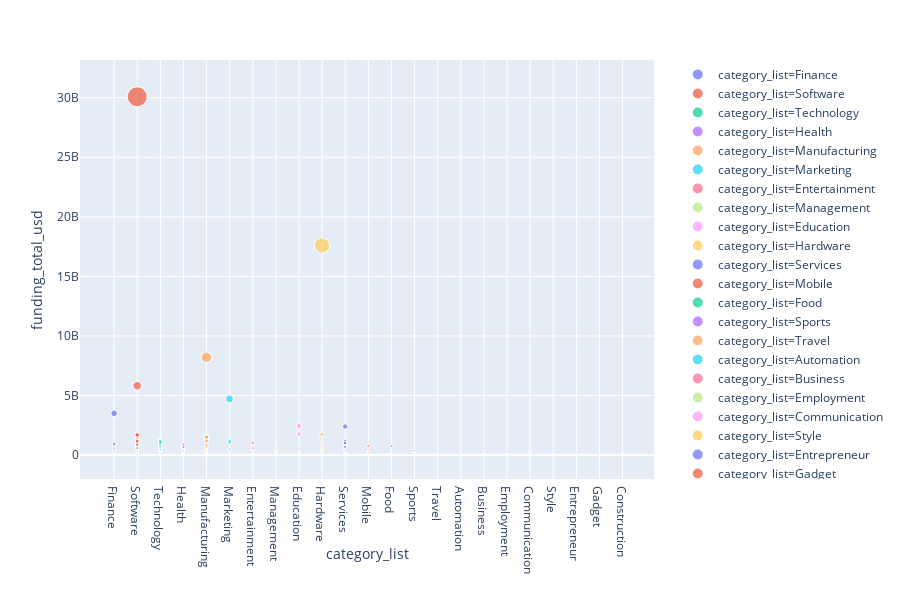

This figure's notebook cell:
### Code cell
import plotly.express as px
fig = px.scatter(starter_data, x="category_list", y="funding_total_usd", color="category_list",
                 size='funding_total_usd',hover_data=['name'])
fig.show()
